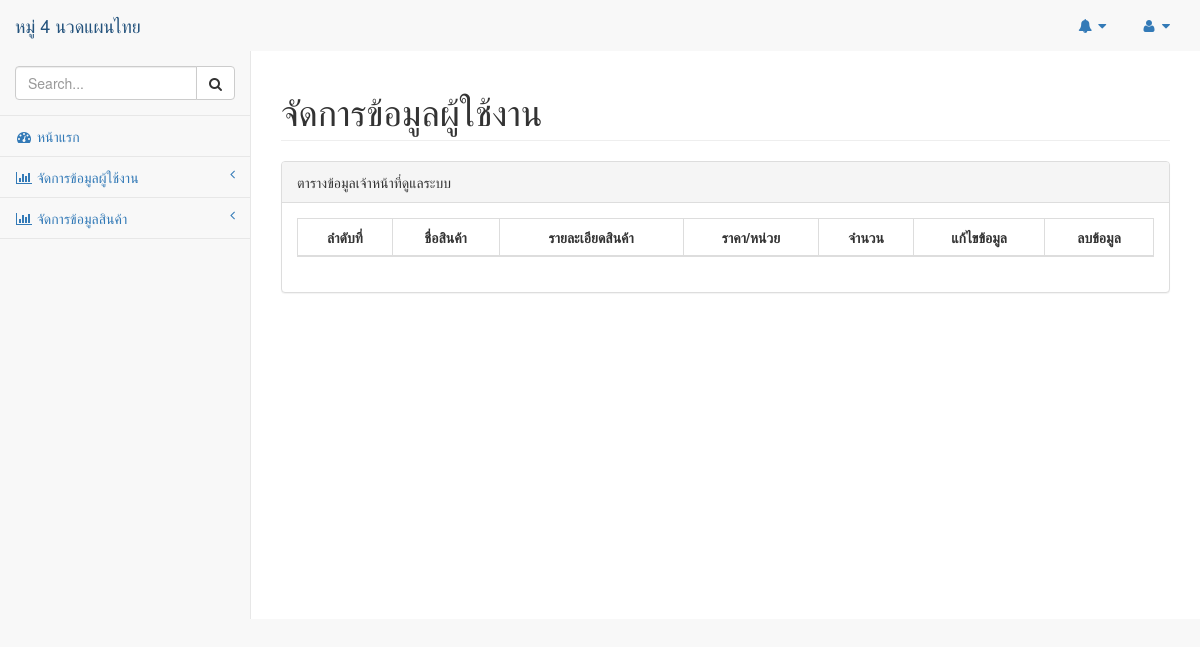
/src/pages/product-management.php, run on an earlier commit of the app's database.
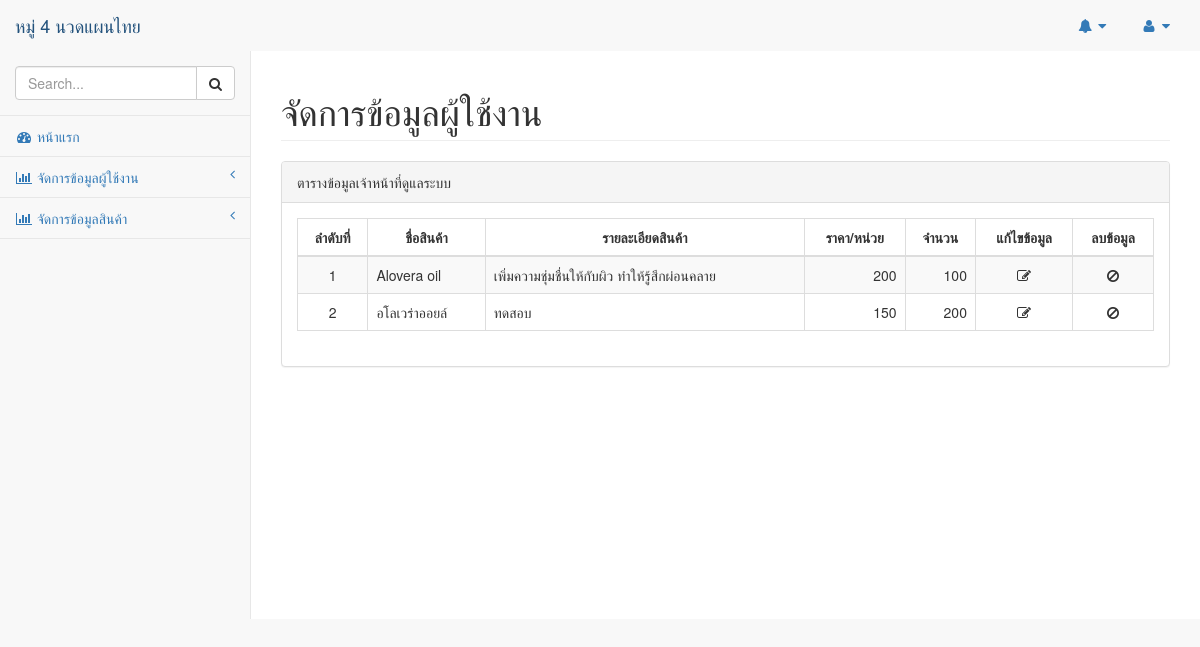
And on a later commit of the database.
### tables this page shows
CREATE TABLE `hm_product` (
  `product_id` int(11) NOT NULL,
  `product_name` varchar(50) NOT NULL,
  `product_detail` varchar(100) NOT NULL,
  `product_price` double NOT NULL,
  `product_unit` int(11) NOT NULL,
  `product_img` varchar(100) DEFAULT NULL,
  `user_id` int(11) NOT NULL
);

### src/pages/product-management.php (the view, shortened to what this page needs)
<!DOCTYPE html>
<html lang="en">
<head>
  <?php
    include('../assets/scripts/admin-script.php');
  ?>
<link rel="stylesheet" type="text/css" href="https://cdn.datatables.net/1.10.19/css/jquery.dataTables.css">
</head>
<body>
    <div id="wrapper">
        <?php include('../components/menu.php'); ?>
        <div id="page-wrapper">
            <div class="row">
                <div class="col-lg-12">
                    <h1 class="page-header">จัดการข้อมูลผู้ใช้งาน</h1>
                </div>
            </div>
            <div class="row">
            <div class="col-lg-12">
                    <div class="panel panel-default">
                        <div class="panel-heading">
                            ตารางข้อมูลเจ้าหน้าที่ดูแลระบบ
                        </div>
                        <div class="panel-body">
                            <table width="100%" class="table table-striped table-bordered table-hover" id="myTable">
                                <thead>
                                    <tr>
                                        <th class="text-center">ลำดับที่</th>
                                        <th class="text-center">ชื่อสินค้า</th>
                                        <th class="text-center">รายละเอียดสินค้า</th>
                                        <th class="text-center">ราคา/หน่วย</th>
                                        <th class="text-center">จำนวน</th>
                                        <th class="text-center">แก้ไขข้อมูล</th>
                                        <th class="text-center">ลบข้อมูล</th>
                                    </tr>
                                </thead>
                                <tbody>
                                  <?php
                                    include('../config/connect-db.php');
                                    $sql= 'SELECT product_id as pid, product_name as pname
                                                , product_detail as detail, product_price as price
                                                , product_unit as unit, product_img as image
                                            FROM hm_product';
                                    if($stmt = $mysqli->prepare($sql)){
                                        $stmt->execute();
                                        $result  = $stmt->get_result();
                                        $rows = 1;
                                        while($rs=$result->fetch_object()){
                                            echo '<tr>';
                                            echo '<td class="text-center">'.$rows.'</td>';
                                            echo '<td>'.$rs->pname.'</td>';
                                            echo '<td>'.$rs->detail.'</td>';
                                            echo '<td class="text-right">'.$rs->price.'</td>';
                                            echo '<td class="text-right">'.$rs->unit.'</td>';
                                            echo '<td class="text-center" onclick="editUser('.$rs->pid.')"><i class="fa fa-pencil-square-o" aria-hidden="true"></i></td>';
                                            echo '<td class="text-center" onclick="deleteUser('.$rs->pid.','."'$rs->pname'".')"><i class="fa fa-ban" aria-hidden="true"></i></td>';
                                            echo '</tr>';
                                            $rows++;
                                        }
                                    }else{
                                        echo "ERROR: SQL Excute Error.".$sql."<br>".$mysqli->error;
                                    }
                                  ?>
                                </tbody>
                            </table>
                        </div>
                    </div>
                </div>
            </div>
        </div>
    </div>
</body>
</html>

What changed in the data, as far as the page shows it:
added hm_product: product_name "Alovera oil", product_detail "เพิ่มความชุ่มชื่นให้กับผิว ทำให้รู้สึกผ่อนคลาย", product_price "200", product_unit "100"
added hm_product: product_name "อโลเวร่าออยล์", product_detail "ทดสอบ", product_price "150", product_unit "200"
